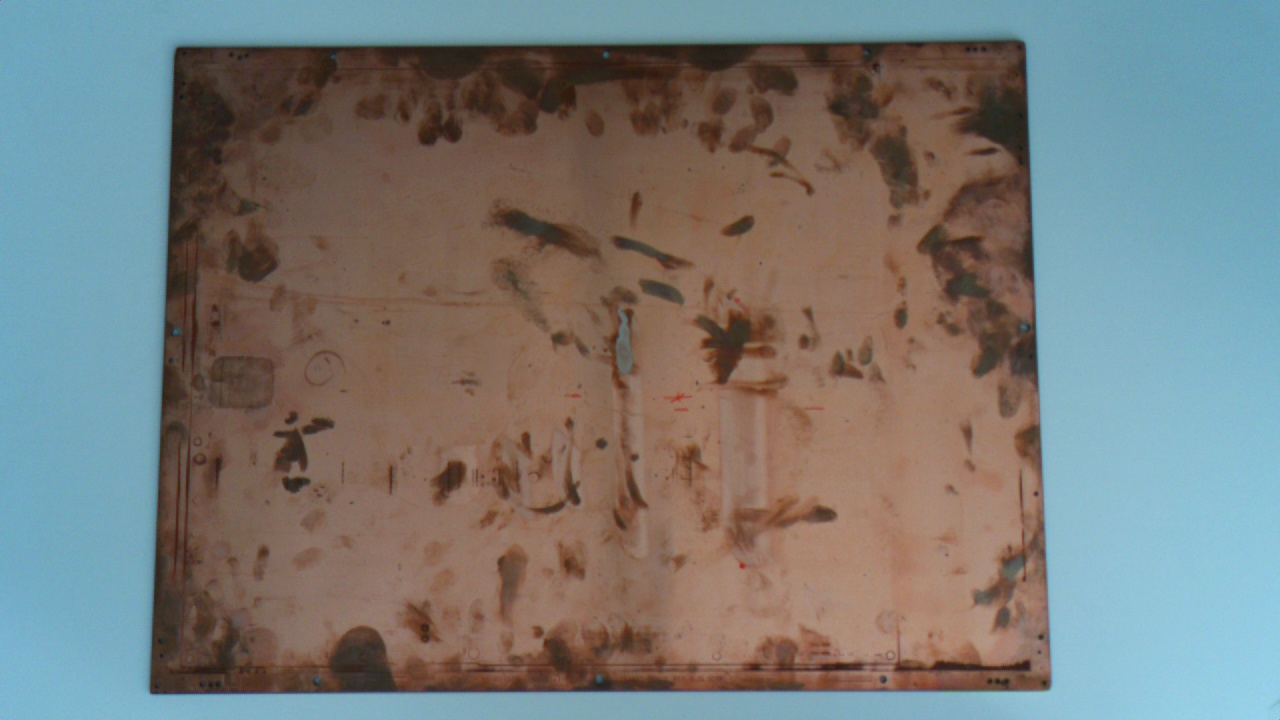
#> input picture plate_dataset/image_00016.jpg, 1280 x 720 px
$ python -i bw_mask.py   (imports and definitions only)
#> lines starting #> are read from the running program, lines starting #| are printed output that depends on the picture; after the words box and inside, x2 and y2 are one past the last pixel; in counts of white or black regions, pixels touching at a corner belong together
#> further down, picture is the input picture: shape (720, 1280, 3); mean B, G, R 119.5, 122.2, 120.7
import cv2
import numpy as np


def bw_mask(
    image,
    threshold=128,
):

#> called with threshold = 128
    gray = cv2.cvtColor(
        image,
        cv2.COLOR_BGR2GRAY,
    )
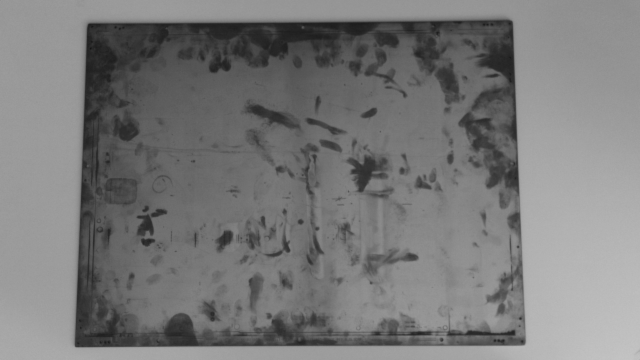
#> gray: shape (720, 1280) (shown at 1/2 size); min 19, max 198, mean 121.4

    _, mask = cv2.threshold(
        gray,
        threshold,
        255,
        cv2.THRESH_BINARY,
    )
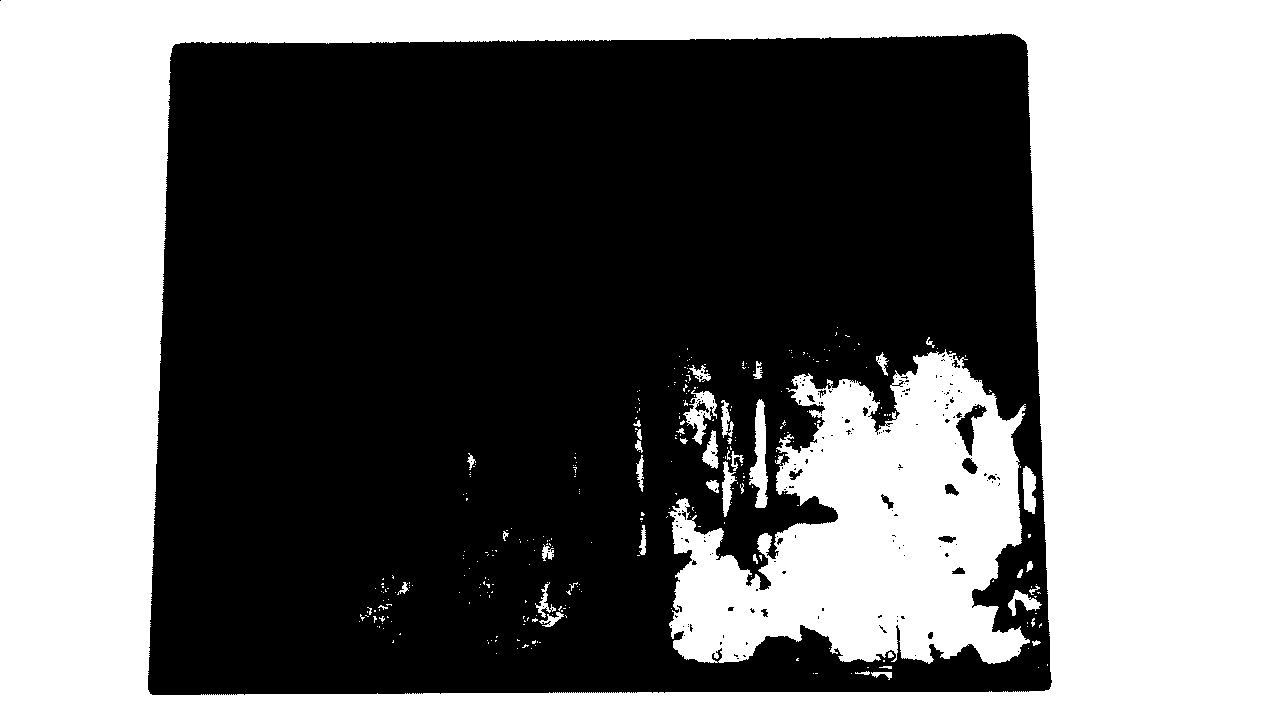
#> mask: shape (720, 1280); 45.9% white; 324 white regions (282 under 20 px), largest, box (x1, y1, x2, y2) and area: (0, 0, 1280, 720) 348075, (668, 349, 1030, 664) 68140, (749, 399, 768, 508) 1154

    return mask


def process_bw(
    image,
    threshold=128,
):

    mask = bw_mask(
        image,
        threshold,
    )

    display = cv2.cvtColor(
        mask,
        cv2.COLOR_GRAY2BGR,
    )

    return display, mask

>>> import cv2
>>> picture = cv2.imread('../../plate_dataset/image_00016.jpg')
>>> result = process_bw(picture)

$ run again, on plate_dataset/image_00017.jpg
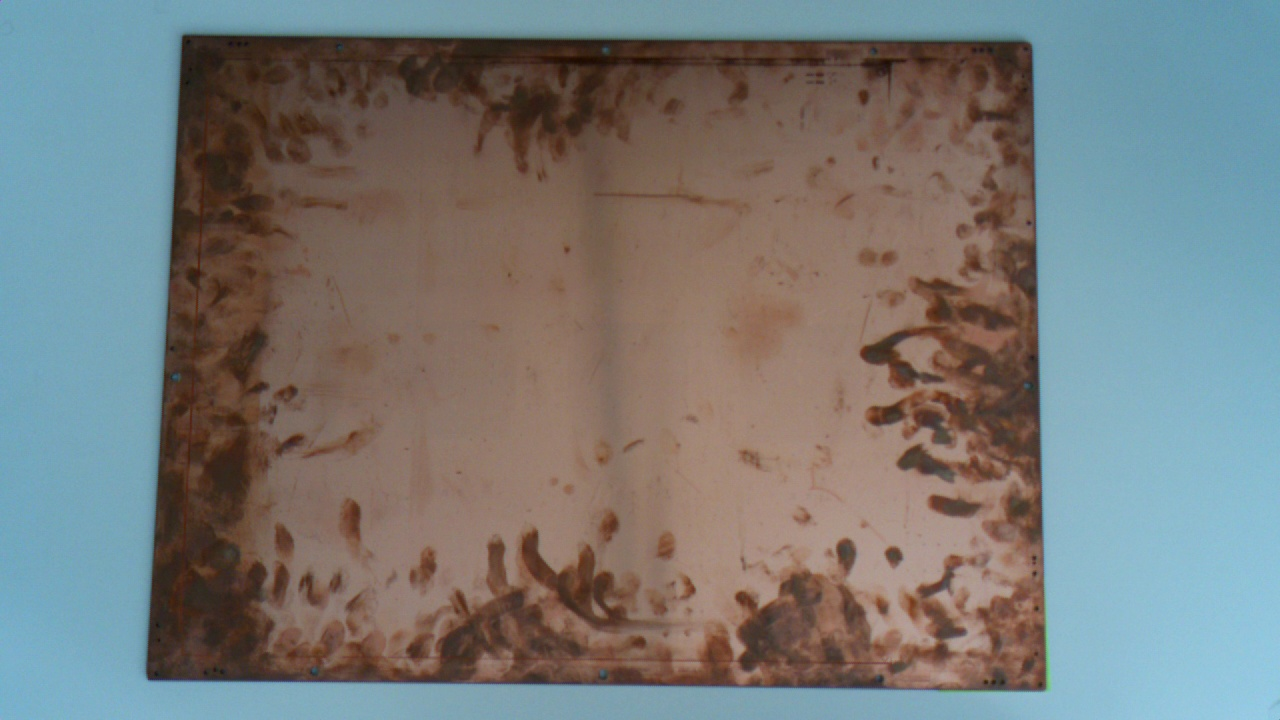
#> input picture plate_dataset/image_00017.jpg, 1280 x 720 px
#> picture is the input picture: shape (720, 1280, 3); mean B, G, R 120.5, 122, 120.2
#> in bw_mask, `gray = cv2.cvtColor( image, cv2.COLOR_BGR2GRAY, )`:
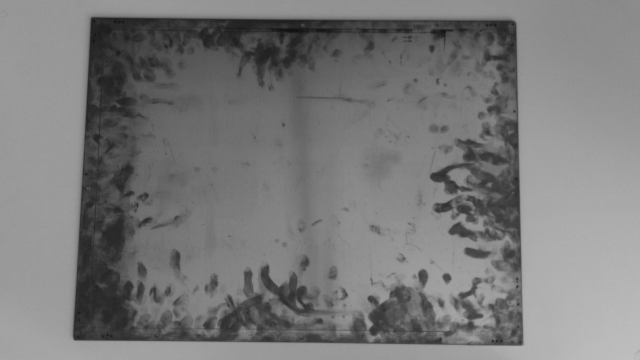
#> gray: shape (720, 1280) (shown at 1/2 size); min 15, max 192, mean 121.3
#> in bw_mask, `_, mask = cv2.threshold( gray, threshold, 255, cv2.THRESH_BINARY, )`:
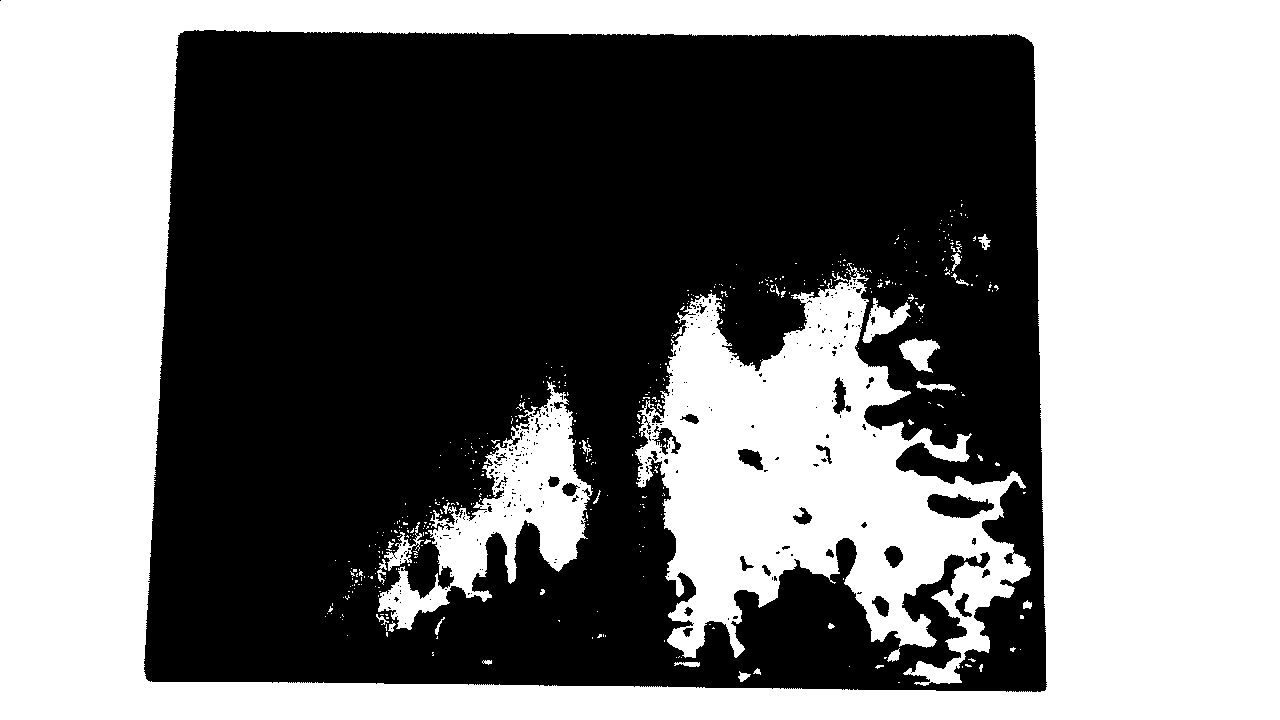
#> mask: shape (720, 1280); 48.5% white; 459 white regions (422 under 20 px), largest, box (x1, y1, x2, y2) and area: (0, 0, 1280, 720) 348664, (635, 263, 1031, 686) 76522, (378, 381, 593, 630) 16435

$ run again, on plate_dataset/image_00018.jpg
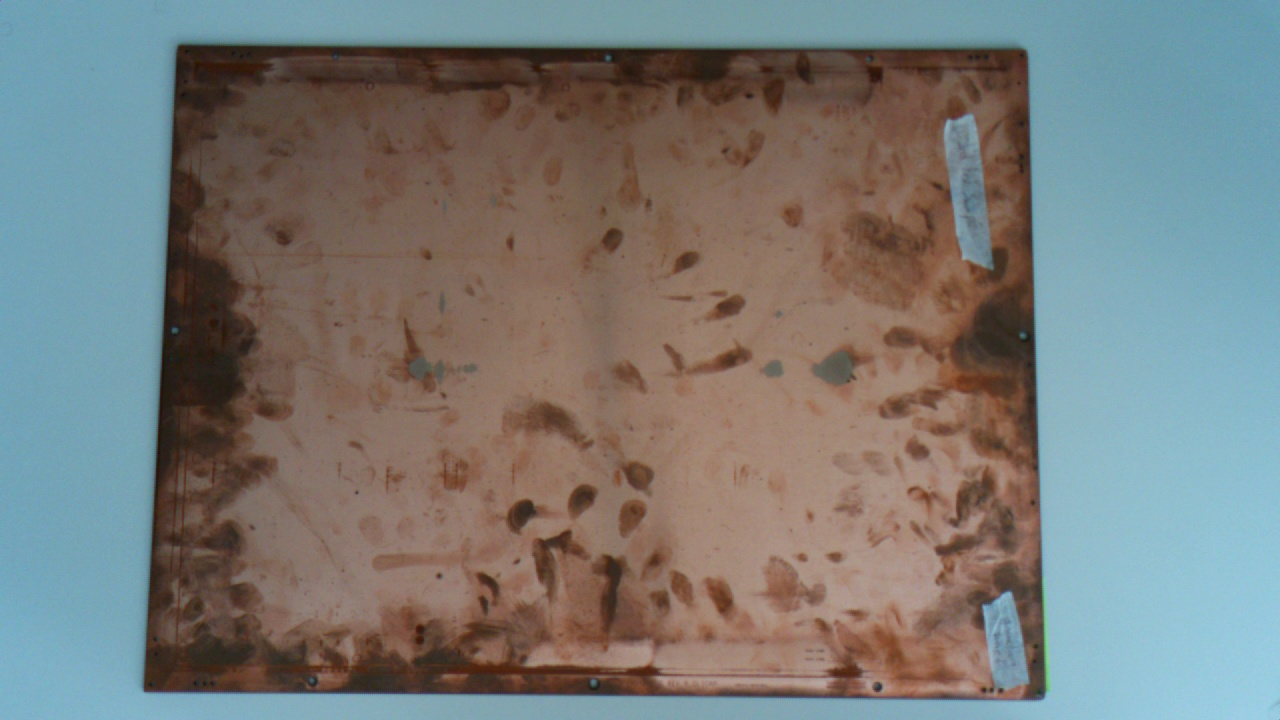
#> input picture plate_dataset/image_00018.jpg, 1280 x 720 px
#> picture is the input picture: shape (720, 1280, 3); mean B, G, R 119.7, 122.5, 121.3
#> in bw_mask, `gray = cv2.cvtColor( image, cv2.COLOR_BGR2GRAY, )`:
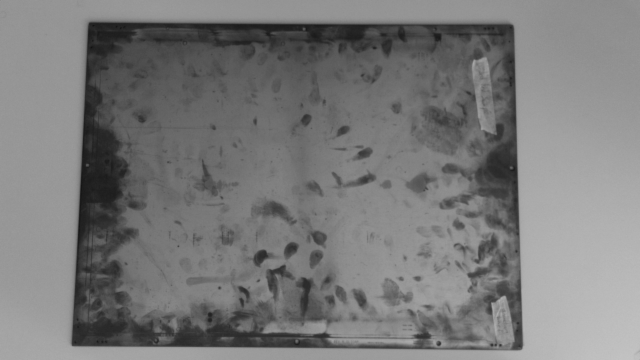
#> gray: shape (720, 1280) (shown at 1/2 size); min 16, max 196, mean 121.8
#> in bw_mask, `_, mask = cv2.threshold( gray, threshold, 255, cv2.THRESH_BINARY, )`:
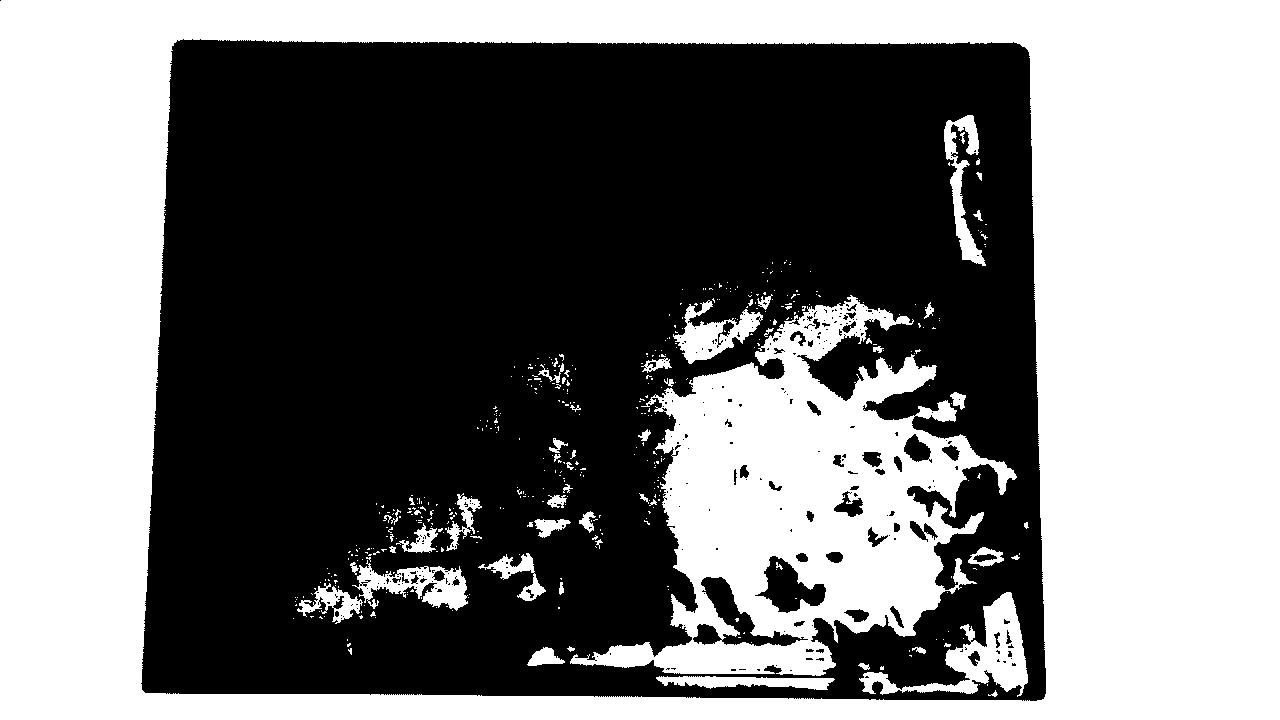
#> mask: shape (720, 1280); 47.9% white; 451 white regions (392 under 20 px), largest, box (x1, y1, x2, y2) and area: (0, 0, 1280, 720) 346352, (570, 295, 1017, 676) 73155, (859, 592, 1028, 697) 5278
